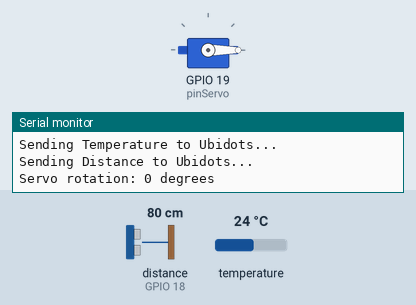
Bench run of a sketch on a simulated ESP32-S3. Parts: servo, the last lines printed to the serial monitor. Wiring (inferred from the names in the program): ultrasonic range finder: trigger GPIO 5; echo GPIO 18. The test bench sets the inputs (shaded band); at power-on: distance to the obstacle (sensor on GPIO 18) 80 cm, temperature 24 °C. The echo pulse lasts 58.3 µs per cm; WiFi joins after 1.5 s; servers stay silent unless stated; no MQTT or app messages arrive unless stated.

Above: at 2.7 s.
2.8 s: distance to the obstacle (sensor on GPIO 18) set to 17 cm
6.5 s: distance to the obstacle (sensor on GPIO 18) set to 14 cm
At 8.9 s:
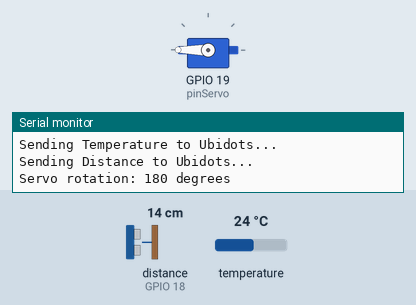
10.2 s: distance to the obstacle (sensor on GPIO 18) set to 18 cm
At 11.3 s:
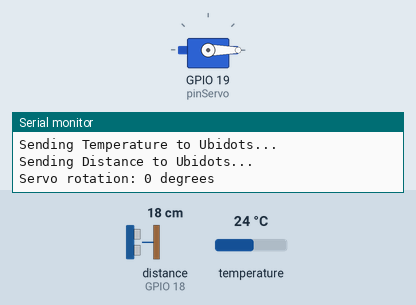
13.9 s: distance to the obstacle (sensor on GPIO 18) set to 2 cm
At 17.1 s:
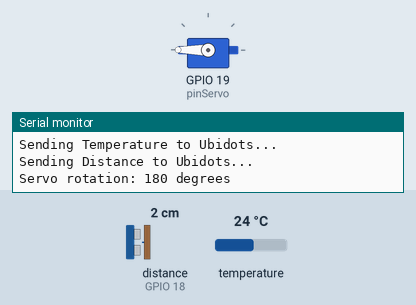
Timing chart, 0 to 18.6 s (numbered marks = the images above; inputs shaded):
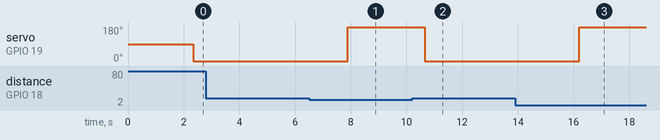

Measured:
- the behaviour switches between 16 and 15 cm on distance to the obstacle (sensor on GPIO 18) (found by bisection; images 0 and 1)
- after the input at 6.5 s, servo on GPIO 19 (pinServo): 0° → 180° after 1.4 s
- after the input at 10.2 s, servo on GPIO 19 (pinServo): 180° → 0° after 0.46 s
- after the input at 13.9 s, servo on GPIO 19 (pinServo): 0° → 180° after 2.3 s

The sketch:

project2.0.ino
```cpp
// CODIGO DE PROYECTO FINAL
// Elaborado por Pedro Fregoso y Rosina Flores
// Version 2.0

// Librerías
#include <WiFi.h>
#include <PubSubClient.h>
#include <OneWire.h>
#include <DallasTemperature.h>
#include <ESP32Servo.h>

// Configuración WiFi y MQTT
#define WIFISSID "Reptar" //WIFI SSID
#define PASSWORD "AmadeusBonito002" // WIFI password
#define TOKEN "BBUS-n5isK7rLjYwmbwxRwMpjZ1swLWGCSB" // Ubidots TOKEN
#define MQTT_CLIENT_NAME "ESP32Client123" // MQTT Client ID
#define VARIABLE_LABEL_TEMP "temperature" // Variable label para temperature
#define VARIABLE_LABEL_DIST "distance" // Variable label para distance
#define DEVICE_LABEL "esp32s3-device" // Device label


char mqttBroker[] = "industrial.api.ubidots.com";
char payload[200];
char topic[150];

// Variables para publicar valores
char str_temp[10];
char str_dist[10];

// Configuración del sensor y el servo
OneWire ourWire(2);
DallasTemperature sensors(&ourWire);
Servo miServo;
const int pinServo = 19;

// Pines del sensor ultrasónico
const int trigPin = 5;
const int echoPin = 18;
#define SOUND_SPEED 0.034  // Velocidad del sonido en cm/us
long duration;
float distanceCm;
int angulo_rotacion = 0;

// Configuración MQTT
WiFiClient ubidots;
PubSubClient client(ubidots);

/****************************************
 * Funciones auxiliares
 ****************************************/
void callback(char* topic, byte* payload, unsigned int length) {
  // Procesar mensajes entrantes si es necesario
  char p[length + 1];
  memcpy(p, payload, length);
  p[length] = NULL;
  String message(p);
  Serial.write(payload, length);
  Serial.println(topic);
}

void reconnect() {
  while (!client.connected()) {
    Serial.println("Attempting MQTT connection...");

    if (client.connect(MQTT_CLIENT_NAME, TOKEN, "")) {
      Serial.println("Connected");
    } else {
      Serial.print("Failed, rc=");
      Serial.print(client.state());
      Serial.println(" try again in 2 seconds");
      delay(2000);
    }
  }
}

/****************************************
 * Funciones principales
 ****************************************/
void setup() {
  Serial.begin(115200);
  WiFi.begin(WIFISSID, PASSWORD);

  Serial.print("Wait for WiFi...");
  while (WiFi.status() != WL_CONNECTED) {
    Serial.print(".");
    delay(500);
  }

  Serial.println("\nWiFi Connected");
  Serial.println("IP address: ");
  Serial.println(WiFi.localIP());
  client.setServer(mqttBroker, 1883);
  client.setCallback(callback);

  // Inicializar sensores y servo
  sensors.begin();
  miServo.attach(pinServo);

  // Configurar los pines del sensor ultrasónico
  pinMode(trigPin, OUTPUT);
  pinMode(echoPin, INPUT);
}

void loop() {
  if (!client.connected()) {
    reconnect();
  }

  client.loop();

  // Medición de temperatura
  sensors.requestTemperatures();
  float temp = sensors.getTempCByIndex(0);
  Serial.print("Measured Temperature (°C): ");
  Serial.println(temp);
  dtostrf(temp, 4, 2, str_temp);

  // Medición de distancia
  digitalWrite(trigPin, LOW);
  delayMicroseconds(20);
  digitalWrite(trigPin, HIGH);
  delayMicroseconds(100);
  digitalWrite(trigPin, LOW);
  duration = pulseIn(echoPin, HIGH);
  distanceCm = duration * SOUND_SPEED / 2;
  Serial.print("Measured Distance (cm): ");
  Serial.println(distanceCm);
  dtostrf(distanceCm, 4, 2, str_dist);

  // Publicar temperatura
  sprintf(topic, "/v1.6/devices/%s", DEVICE_LABEL);
  sprintf(payload, "{\"%s\": {\"value\": %s}}", VARIABLE_LABEL_TEMP, str_temp);
  Serial.println("Sending Temperature to Ubidots...");
  client.publish(topic, payload);

  // Publicar distancia
  sprintf(payload, "{\"%s\": {\"value\": %s}}", VARIABLE_LABEL_DIST, str_dist);
  Serial.println("Sending Distance to Ubidots...");
  client.publish(topic, payload);

  // Movimiento del Servo basado en distancia
  if (distanceCm <= 15) {
    angulo_rotacion = 180;
  } else {
    angulo_rotacion = 0;
  }

  miServo.write(angulo_rotacion);
  Serial.print("Servo rotation: ");
  Serial.print(angulo_rotacion);
  Serial.println(" degrees");

  delay(2000); // Esperar 2 segundos antes de la siguiente lectura
}
```
